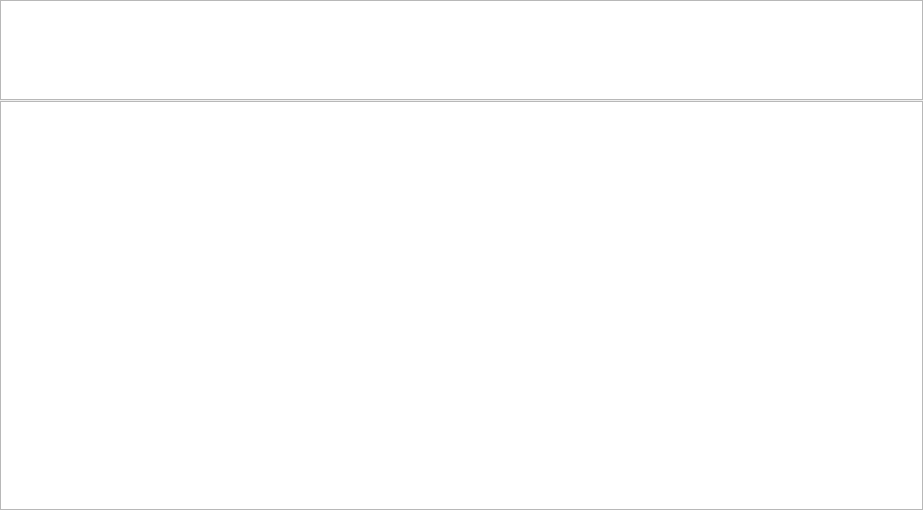
<?xml version="1.0" encoding="UTF-8"?>
<ui version="4.0">
 <class>CNetworkDevicesWidget</class>
 <widget class="QWidget" name="CNetworkDevicesWidget">
  <property name="geometry">
   <rect>
    <x>0</x>
    <y>0</y>
    <width>923</width>
    <height>510</height>
   </rect>
  </property>
  <property name="windowTitle">
   <string>Form</string>
  </property>
  <layout class="QVBoxLayout" name="verticalLayout">
   <property name="spacing">
    <number>5</number>
   </property>
   <property name="leftMargin">
    <number>0</number>
   </property>
   <property name="topMargin">
    <number>0</number>
   </property>
   <property name="rightMargin">
    <number>0</number>
   </property>
   <property name="bottomMargin">
    <number>0</number>
   </property>
   <item>
    <widget class="QSplitter" name="splitter">
     <property name="orientation">
      <enum>Qt::Vertical</enum>
     </property>
     <property name="handleWidth">
      <number>1</number>
     </property>
     <widget class="QTreeView" name="networkDevNames">
      <property name="maximumSize">
       <size>
        <width>16777215</width>
        <height>100</height>
       </size>
      </property>
     </widget>
     <widget class="QTreeView" name="networkDevInfos"/>
    </widget>
   </item>
  </layout>
 </widget>
 <resources/>
 <connections/>
</ui>
